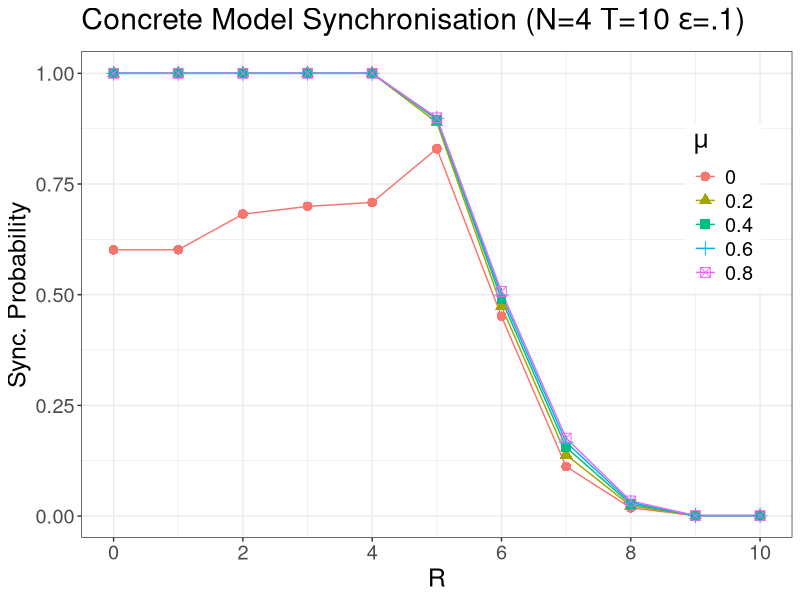
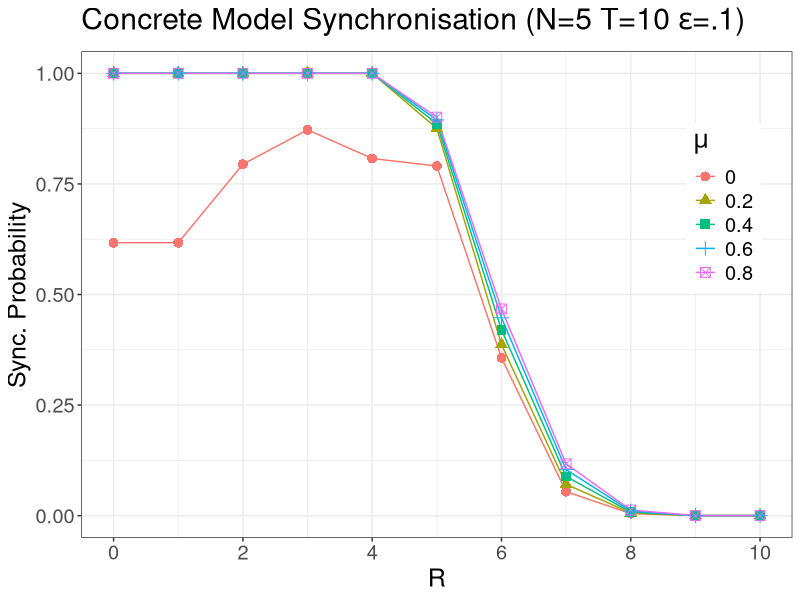
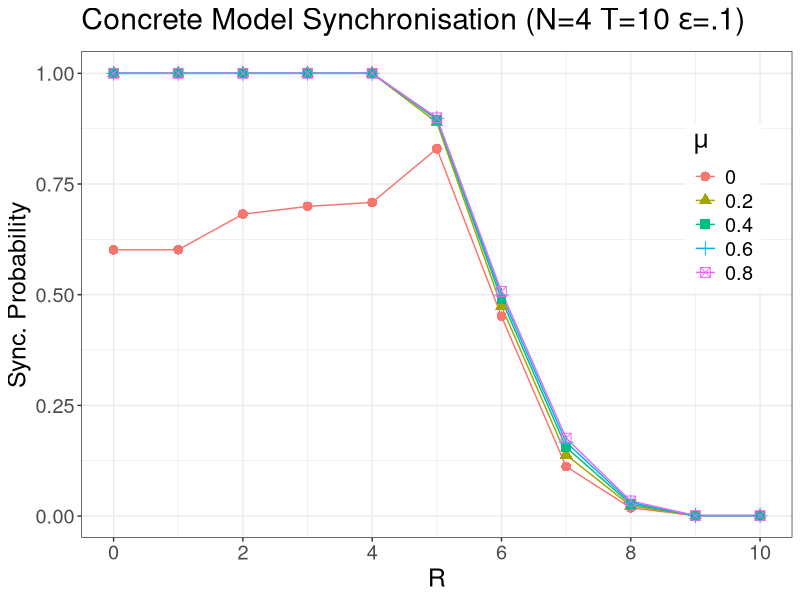
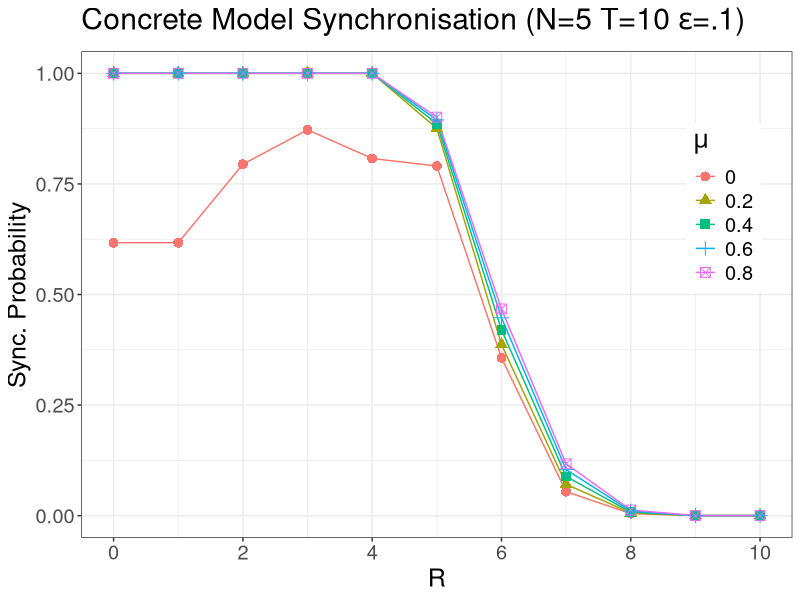

Generate these figures, in order, with R:
library(ggplot2)

n4 = read.csv("n4_sync.csv", 
              col.names=c("RP","ML", 
                          "prob_sync"),header=TRUE)

n5 = read.csv("n5_sync.csv", 
              col.names=c("RP","ML", 
                          "prob_sync"),header=TRUE)

# size of the created pdfs
gheight <- 10
gwidth<-20

# font size in created graphs 
gtext <- 18

# constants to define which graphs and tables should be created
create_graphs <- TRUE
create_tables <- TRUE

# greyscale or colour?
grey_scale <- FALSE

if (grey_scale) {
  scale <- scale_color_grey(end=0.7)
  
} else {
  scale <- scale_color_hue()
}

prob_data = n4[n4$ML <1 , ]

# create graphs for visualising the model checking results
        prob_vs_rp <- ggplot(data=prob_data,aes(y = prob_sync, x = RP, color=factor(ML), shape=factor(ML)) ) +
          geom_line() +
          geom_point(size=3)+
          theme_bw()+
          theme(legend.position=c(.95,.8), legend.justification = c(0.95,0.85), text = element_text(size=gtext))+
          scale_x_continuous(breaks=c(0,2,4,6,8,10,12,14))+
          scale+
          ggtitle(substitute("Concrete Model Synchronisation (N=4 T=10"~epsilon*"=.1)")) +
          labs( x = "R", y = "Sync. Probability", colour=expression(mu), shape=expression(mu)) 

  print(prob_vs_rp)
  ggsave("concrete_n4_t10_e01_prob_vs_rp.pdf", plot=prob_vs_rp, device="pdf", width=gwidth, height=gheight, units = "cm")
  
  prob_vs_rp <- ggplot(data=n5,aes(y = prob_sync, x = RP, color=factor(ML), shape=factor(ML)) ) +
    geom_line() +
    geom_point(size=3)+
    theme_bw()+
    theme(legend.position=c(.95,.8), legend.justification = c(0.95,0.85), text = element_text(size=gtext))+
    scale_x_continuous(breaks=c(0,2,4,6,8,10,12,14))+
    scale+
    ggtitle(substitute("Concrete Model Synchronisation (N=5 T=10"~epsilon*"=.1)")) +
    labs( x = "R", y = "Sync. Probability", colour=expression(mu), shape=expression(mu)) 
  
  print(prob_vs_rp)
  ggsave("concrete_n5_t10_e01_prob_vs_rp.pdf", plot=prob_vs_rp, device="pdf", width=gwidth, height=gheight, units = "cm")
  